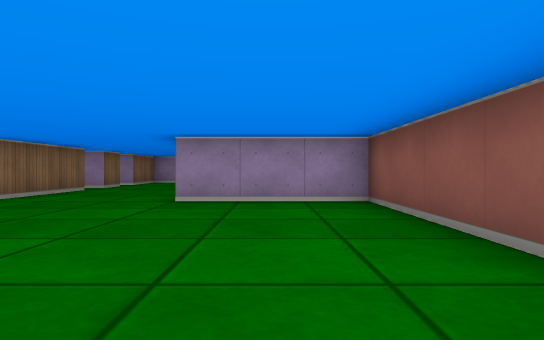
View 1 (above)

17 first-person views from a walk through a cub3D maze. The camera is about half as high as the walls, looks level and sees 75° across. The floor is counted in squares. Each view is taken from the middle of a square. On the plan, view 1 faces up. The plan holds only what a view shows up to about 9 squares ahead; the rest is blank.

View 2
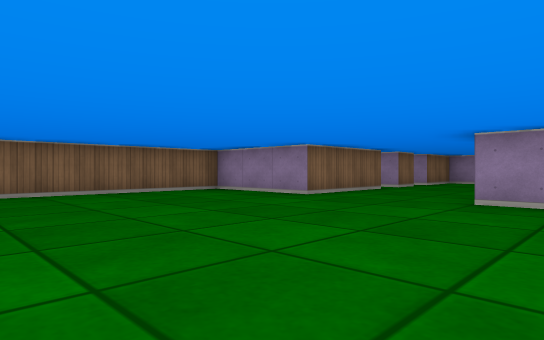

View 3
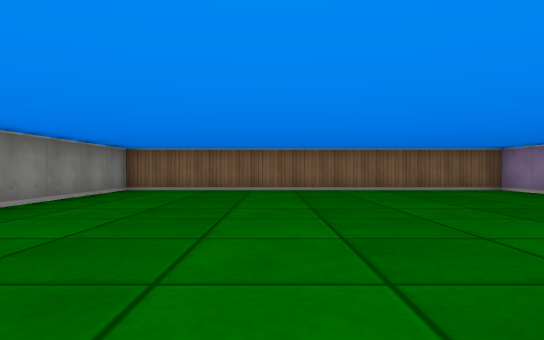

View 4
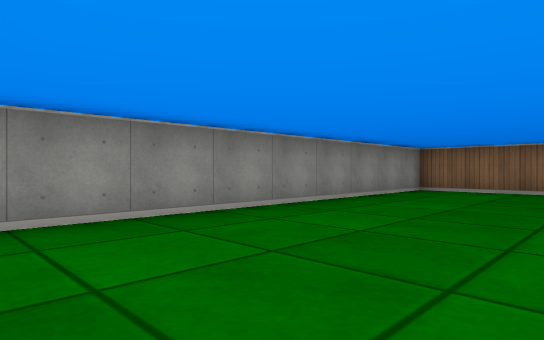

View 5
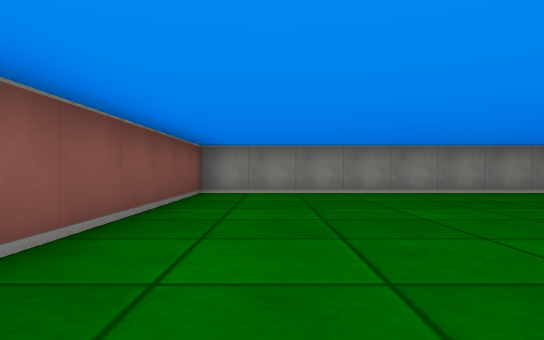

View 6
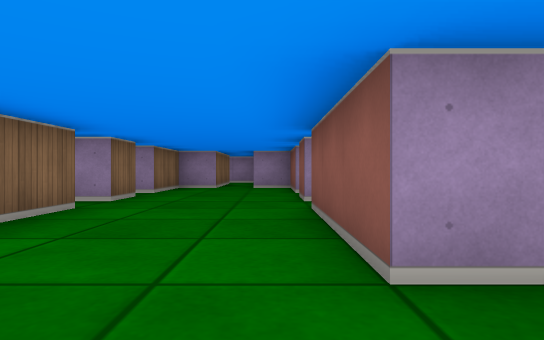

View 7
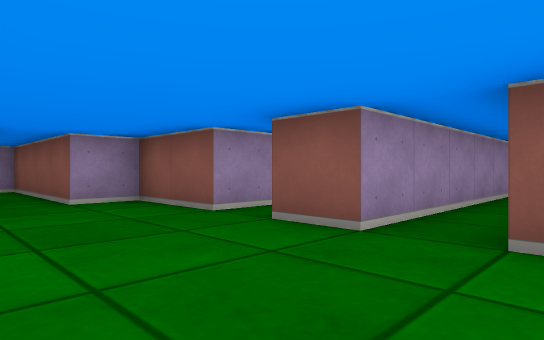

View 8
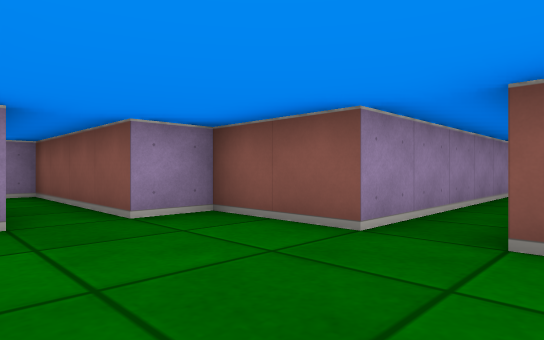

View 9
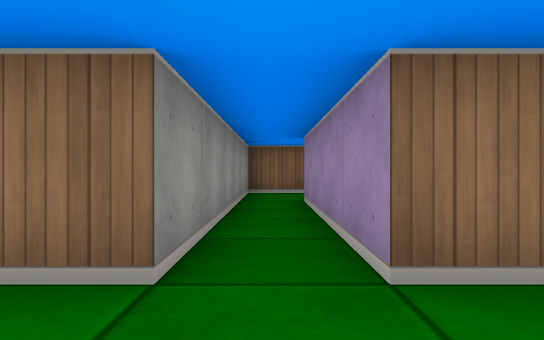

View 10
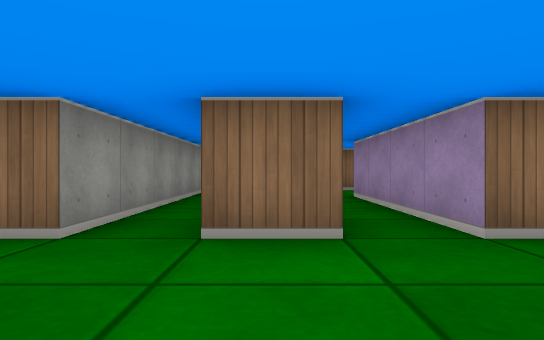

View 11
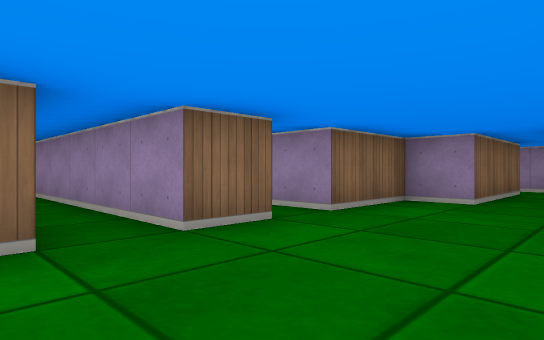

View 12
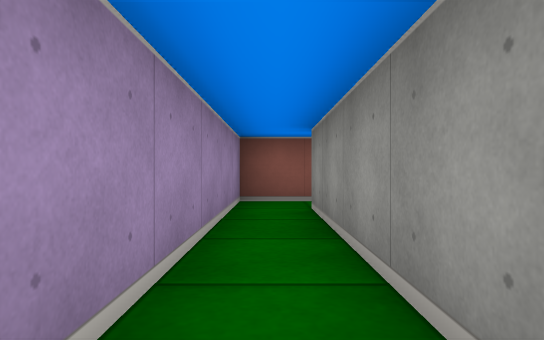

View 13
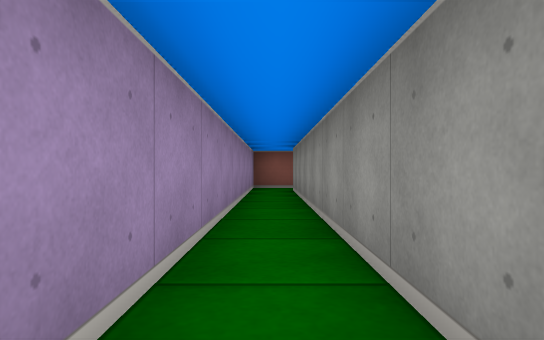

View 14
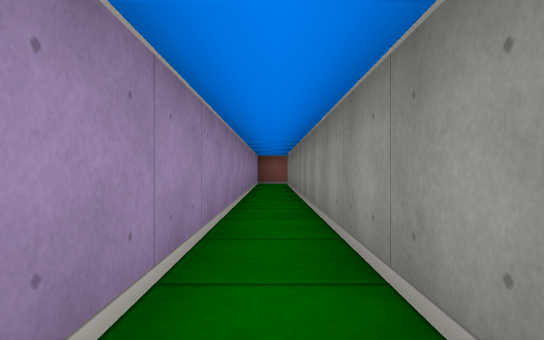

View 15
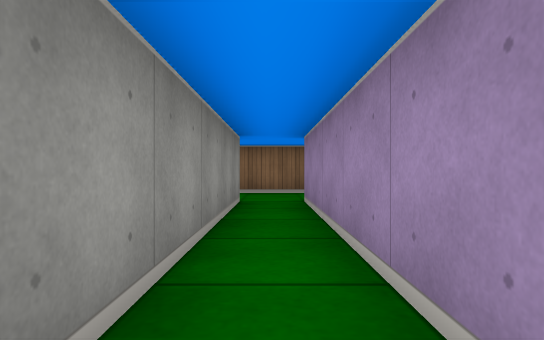

View 16
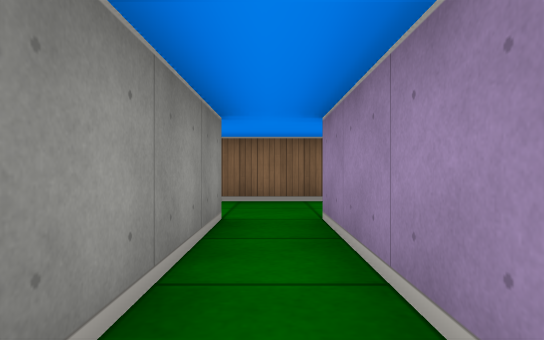

View 17
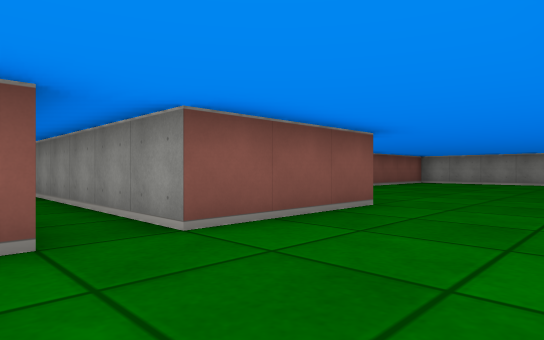

### Floor plan
Points are (right, up) in squares from view 1. A wall is a line through its corners. A room is listed if a view was taken in it or the views show most of it. See-through windows are left out.
Room 1 (views 1, 2, 3, 4, 5, 6, 7, 8, 9, 10, 11, 17)
walls: (-4.5, 8.5) (-4.5, 5.5) (-7.5, 5.5) (-7.5, -3.5) (1.5, -3.5) (1.5, 5.5) (-1.5, 5.5) (-1.5, 8.5) (3.5, 8.5); (3.5, 9.5) (-1.5, 9.5) (-1.5, 10.5); (3.5, 11.5) (-1.5, 11.5) (-1.5, 13.5) (-2.5, 13.5); (-3.5, 13.5) (-4.5, 13.5) (-4.5, 11.5) (-8.5, 11.5); (-10.5, 12) (-10.5, 10.5) (-4.5, 10.5) (-4.5, 9.5)
ways out: opening at (-3, 14) to room 2; opening at (-9.5, 12.5); opening at (-5, 9)
Room 2 (views 12, 13, 14, 15, 16)
walls: (-17.5, 16.5) (-3.5, 16.5) (-3.5, 13.5); (-19.5, 17.9) (-19.5, 16.1); (-2.5, 13.5) (-2.5, 17.5) (-17.5, 17.5)
ways out: opening at (-3, 14) to room 1; opening at (-18.5, 16); opening at (-18.5, 18)

Positions as (right, up) in squares from view 1, and headings:
1: (0, 0), facing up
2: (0, 0), facing up-left
3: (1, 0), facing left
4: (1, 0), facing down-left
5: (0, 4), facing down
6: (-2, 4), facing up
7: (-4, 8), facing up-right
8: (-4, 10), facing up-right
9: (-3, 11), facing left
10: (-2, 10), facing left
11: (-2, 8), facing up-left
12: (-8, 17), facing right
13: (-12, 17), facing right
14: (-15, 17), facing right
15: (-12, 17), facing left
16: (-14, 17), facing left
17: (-4, 10), facing down-right
